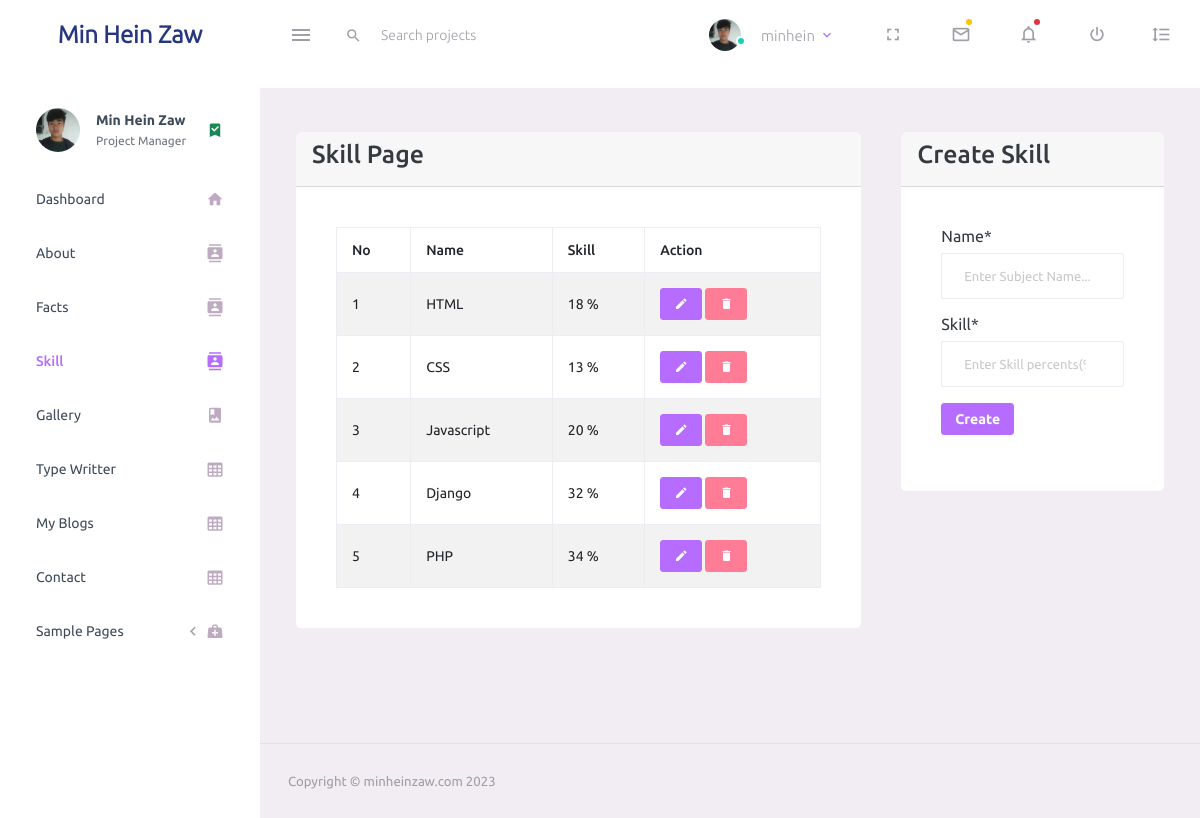
The app's page /skill/ (signed in) with its own data.
### base/models.py (models this page shows, shortened)
class About(models.Model):
    name = models.CharField(max_length=100, null=True)
    birthday = models.DateField(null=True)
    email = models.EmailField(null=True)
    phone = models.CharField(max_length=15, null=True)
    address = models.CharField(max_length=100, null=True)
    description = RichTextField(null=True, blank=True)
    created = models.DateTimeField(auto_now=True)
    updated = models.DateTimeField(auto_now_add=True)

class Skill(models.Model):
    name = models.CharField(max_length=50, null=True)
    skill = models.IntegerField(null=True)
    slug = models.SlugField(max_length=255, null=False,blank=True,unique=True,editable=False,)

### base/views.py (the view, shortened to what this page needs)
# urls.py: path('skill/', views.skillPage, name="skill"),
@login_required (login_url='login')
def skillPage(request):
    abouts = About.objects.all()
    page = "skill-create"
    forms = SkillForm()
    skills = Skill.objects.all()
    context = {'forms':forms, 'skills':skills, 'page':page, 'abouts':abouts}
    return render(request, 'backend/skill/skill.html', context)

### base/forms.py
class SkillForm(forms.ModelForm):
    class Meta:
        model = Skill
        fields = "__all__"
        widgets = {
            'name':forms.TextInput(attrs=({'placeholder':'Enter Subject Name...', 'class':'custom-input'})),
            'skill':forms.NumberInput(attrs=({'placeholder':'Enter Skill percents(%)...', 'class':'custom-input'})),
        }

### base/templates/backend/skill/skill.html (shortened to what this page needs)
{% extends 'main.html' %}
{% load crispy_forms_tags %}
{% block content %}
    <div class="row">
        <div class="col-md-8">
            <div class="card">
                <div class="card-header">
                    <h3>Skill Page</h3>
                </div>
                <div class="card-body">
                    <table class="table table-striped table-bordered">
                        <thead>
                            <tr>
                                <th>No</th>
                                <th>Name</th>
                                <th>Skill</th>
                                <th>Action</th>
                            </tr>
                        </thead>
                        <tbody>
                            {% for skill in skills %}
                                <tr>
                                    <td>{{forloop.counter}}</td>
                                    <td>{{skill.name}}</td>
                                    <td>{{skill.skill}} %</td>
                                    <td>
                                        <a href="{% url 'skill-edit' skill.slug %}" class="btn btn-primary btn-sm"><span class="mdi mdi-pencil"></span></a>
                                        <a href="{% url 'skill-delete' skill.slug %}" class="btn btn-danger btn-sm"><span class="mdi mdi-delete"></span></a>
                                    </td>
                                </tr>
                            {% endfor %}
                        </tbody>
                    </table>
                </div>
            </div>
        </div>
        {% if page == 'skill-create' %}
            <div class="col-md-4">
                <div class="card">
                    <div class="card-header">
                        <h3>Create Skill</h3>
                    </div>
                    <div class="card-body">
                        <form action="" method="POST">
                                {{forms.name|as_crispy_field}}
                                {{forms.skill|as_crispy_field}}
                            <button type="submit" class="btn btn-sm btn-primary">Create</button>
                        </form>
                    </div>
                </div>
            </div>
        {% endif %}
    </div>
{% endblock content %}

### templates/navbar.html (shortened to what this page needs)
{% load static %}
<nav class="navbar default-layout-navbar col-lg-12 col-12 p-0 fixed-top d-flex flex-row">
    <div class="text-center navbar-brand-wrapper d-flex align-items-center justify-content-center">
      <a class="navbar-brand brand-logo" href="{% url 'index' %}"> <strong><span>Min Hein Zaw</span></strong> </a>
    </div>
    <div class="navbar-menu-wrapper d-flex align-items-stretch">
      <button class="navbar-toggler navbar-toggler align-self-center" type="button" data-toggle="minimize">
        <span class="mdi mdi-menu"></span>
      </button>
      <div class="search-field d-none d-md-block">
        <form class="d-flex align-items-center h-100" action="#">
          <div class="input-group">
            <div class="input-group-prepend bg-transparent">
              <i class="input-group-text border-0 mdi mdi-magnify"></i>
            </div>
            <input type="text" class="form-control bg-transparent border-0" placeholder="Search projects">
          </div>
        </form>
      </div>
      <ul class="navbar-nav navbar-nav-right">
        <li class="nav-item nav-profile dropdown">
          <a class="nav-link dropdown-toggle" id="profileDropdown" href="#" data-bs-toggle="dropdown" aria-expanded="false">
            <div class="nav-profile-img">
              <img src="{% static 'assets/images/faces/logo.jpg' %}" alt="image">
              <span class="availability-status online"></span>
            </div>
            <div class="nav-profile-text">
              {% if request.user.is_authenticated %}
                <p class='mt-3'>{{request.user}}</p>
              {% endif %}
            </div>
          </a>
        </li>
        <li class="nav-item d-none d-lg-block full-screen-link">
          <a class="nav-link">
            <i class="mdi mdi-fullscreen" id="fullscreen-button"></i>
          </a>
        </li>
        <li class="nav-item dropdown">
          <a class="nav-link count-indicator dropdown-toggle" id="messageDropdown" href="#" data-bs-toggle="dropdown" aria-expanded="false">
            <i class="mdi mdi-email-outline"></i>
            <span class="count-symbol bg-warning"></span>
          </a>
        </li>
        <li class="nav-item dropdown">
          <a class="nav-link count-indicator dropdown-toggle" id="notificationDropdown" href="#" data-bs-toggle="dropdown">
            <i class="mdi mdi-bell-outline"></i>
            <span class="count-symbol bg-danger"></span>
          </a>
        </li>
        <li class="nav-item nav-logout d-none d-lg-block">
          <a class="nav-link" href="#">
            <i class="mdi mdi-power"></i>
          </a>
        </li>
        <li class="nav-item nav-settings d-none d-lg-block">
          <a class="nav-link" href="#">
            <i class="mdi mdi-format-line-spacing"></i>
          </a>
        </li>
      </ul>
    </div>
  </nav>

### templates/sidebar.html (shortened to what this page needs)
{% load static %}
<nav class="sidebar sidebar-offcanvas" id="sidebar">
    <ul class="nav">
      <li class="nav-item nav-profile">
        <a href="#" class="nav-link">
          <div class="nav-profile-image">
            <img src="{% static 'assets/images/logo.jpg' %}" alt="profile">
          </div>
          <div class="nav-profile-text d-flex flex-column">
            {% for about in abouts %}
            <span class="font-weight-bold mb-2">{{about.name}}</span>
            {% endfor %}
            <span class="text-secondary text-small">Project Manager</span>
          </div>
          <i class="mdi mdi-bookmark-check text-success nav-profile-badge"></i>
        </a>
      </li>
      {% url 'index' as url %}
      <li class="nav-item {% if request.path == url %}active{% endif %}">
        <a class="nav-link" href="{% url 'index' %}">
          <span class="menu-title">Dashboard</span>
          <i class="mdi mdi-home menu-icon"></i>
        </a>
      </li>
      {% url 'about' as url %}
      <li class="nav-item {% if request.path == url %}active{% endif %}">
        <a class="nav-link" href="{% url 'about' %}">
          <span class="menu-title">About</span>
          <i class="mdi mdi-contacts menu-icon"></i>
        </a>
      </li>
      {% url 'fact' as url %}
      <li class="nav-item {% if request.path == url %}active{% endif %}">
        <a class="nav-link" href="{% url 'fact' %}">
          <span class="menu-title">Facts</span>
          <i class="mdi mdi-contacts menu-icon"></i>
        </a>
      </li>
      {% url 'skill' as url %}
      <li class="nav-item {% if request.path == url %}active{% endif %}">
        <a class="nav-link" href="{% url 'skill' %}">
          <span class="menu-title">Skill</span>
          <i class="mdi mdi-contacts menu-icon"></i>
        </a>
      </li>
      {% url 'gallery' as url %}
      <li class="nav-item {% if request.path == url %}active{% endif %}">
        <a class="nav-link" href="{% url 'gallery' %}">
          <span class="menu-title">Gallery</span>
          <i class="mdi mdi-image-album menu-icon"></i>
        </a>
      </li>
      {% url 'typewritter' as url %}
      <li class="nav-item {% if request.path == url %}active{% endif %}">
        <a class="nav-link" href="{% url 'typewritter' %}">
          <span class="menu-title">Type Writter</span>
          <i class="mdi mdi-table-large menu-icon"></i>
        </a>
      </li>
      {% url 'myblog' as url %}
      <li class="nav-item {% if request.path == url %}active{% endif %}">
        <a class="nav-link" href="{% url 'myblog' %}">
          <span class="menu-title">My Blogs</span>
          <i class="mdi mdi-table-large menu-icon"></i>
        </a>
      </li>
      {% url 'contact' as url %}
      <li class="nav-item {% if request.path == url %}active{% endif %}">
        <a class="nav-link" href="{% url 'contact' %}">
          <span class="menu-title">Contact</span>
          <i class="mdi mdi-table-large menu-icon"></i>
        </a>
      </li>
      <li class="nav-item">
        <a class="nav-link" data-bs-toggle="collapse" href="#general-pages" aria-expanded="false" aria-controls="general-pages">
          <span class="menu-title">Sample Pages</span>
          <i class="menu-arrow"></i>
          <i class="mdi mdi-medical-bag menu-icon"></i>
        </a>
      </li>
    </ul>
  </nav>

### records on screen
About: name "Min Hein Zaw"
Skill: name "HTML", skill "18"
Skill: name "CSS", skill "13"
Skill: name "Javascript", skill "20"
Skill: name "Django", skill "32"
Skill: name "PHP", skill "34"

### other values on screen
{{ request.user }} "minhein"
